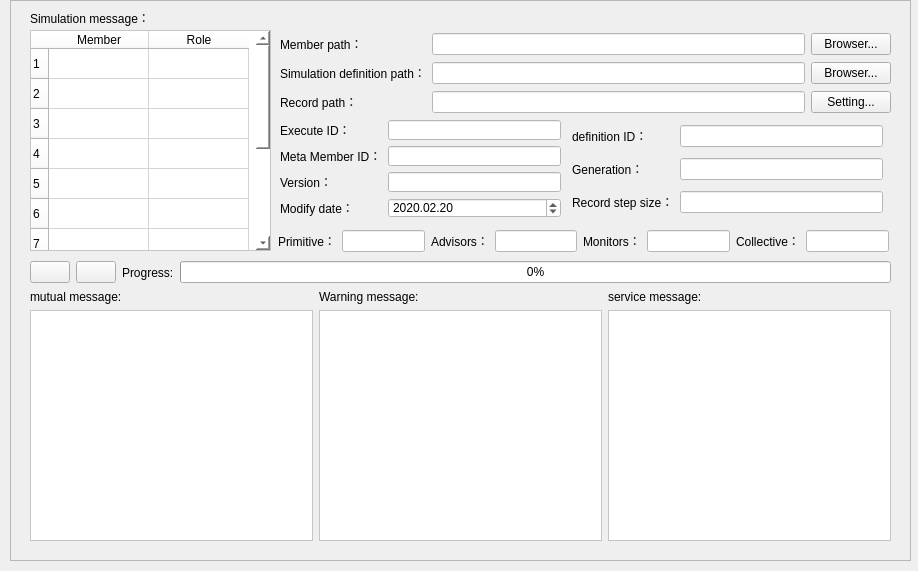
<?xml version="1.0" encoding="UTF-8"?>
<ui version="4.0">
 <class>Form</class>
 <widget class="QWidget" name="Form">
  <property name="geometry">
   <rect>
    <x>0</x>
    <y>0</y>
    <width>918</width>
    <height>571</height>
   </rect>
  </property>
  <property name="windowTitle">
   <string>Form</string>
  </property>
  <widget class="QFrame" name="setting_frame">
   <property name="enabled">
    <bool>true</bool>
   </property>
   <property name="geometry">
    <rect>
     <x>10</x>
     <y>0</y>
     <width>901</width>
     <height>561</height>
    </rect>
   </property>
   <property name="toolTipDuration">
    <number>2</number>
   </property>
   <property name="styleSheet">
    <string notr="true"/>
   </property>
   <property name="frameShape">
    <enum>QFrame::StyledPanel</enum>
   </property>
   <property name="frameShadow">
    <enum>QFrame::Raised</enum>
   </property>
   <widget class="QLabel" name="simulation_message_label">
    <property name="geometry">
     <rect>
      <x>20</x>
      <y>10</y>
      <width>121</width>
      <height>16</height>
     </rect>
    </property>
    <property name="text">
     <string>Simulation message：</string>
    </property>
   </widget>
   <widget class="QWidget" name="layoutWidget_2">
    <property name="geometry">
     <rect>
      <x>20</x>
      <y>260</y>
      <width>861</width>
      <height>25</height>
     </rect>
    </property>
    <layout class="QHBoxLayout" name="horizontalLayout_4">
     <item>
      <widget class="QPushButton" name="start_or_pause_btn">
       <property name="toolTip">
        <string>&lt;html&gt;&lt;head/&gt;&lt;body&gt;&lt;p&gt;开始&lt;/p&gt;&lt;/body&gt;&lt;/html&gt;</string>
       </property>
       <property name="whatsThis">
        <string>&lt;html&gt;&lt;head/&gt;&lt;body&gt;&lt;p&gt;继续&lt;/p&gt;&lt;/body&gt;&lt;/html&gt;</string>
       </property>
       <property name="styleSheet">
        <string notr="true">image: url(:/icon/播放按钮.ico);</string>
       </property>
       <property name="text">
        <string/>
       </property>
      </widget>
     </item>
     <item>
      <widget class="QPushButton" name="stop_btn">
       <property name="toolTip">
        <string>&lt;html&gt;&lt;head/&gt;&lt;body&gt;&lt;p&gt;终止&lt;/p&gt;&lt;/body&gt;&lt;/html&gt;</string>
       </property>
       <property name="whatsThis">
        <string>&lt;html&gt;&lt;head/&gt;&lt;body&gt;&lt;p&gt;终止&lt;/p&gt;&lt;/body&gt;&lt;/html&gt;</string>
       </property>
       <property name="styleSheet">
        <string notr="true">image: url(:/icon/停止.ico);</string>
       </property>
       <property name="text">
        <string/>
       </property>
      </widget>
     </item>
     <item>
      <widget class="QLabel" name="progress_label">
       <property name="text">
        <string>Progress:</string>
       </property>
      </widget>
     </item>
     <item>
      <widget class="QProgressBar" name="exe_progress_bar">
       <property name="value">
        <number>0</number>
       </property>
      </widget>
     </item>
    </layout>
   </widget>
   <widget class="QTableWidget" name="tableWidget_3">
    <property name="geometry">
     <rect>
      <x>20</x>
      <y>30</y>
      <width>241</width>
      <height>221</height>
     </rect>
    </property>
    <property name="styleSheet">
     <string notr="true">background-color: rgb(255, 255, 255);</string>
    </property>
    <row>
     <property name="text">
      <string>1</string>
     </property>
    </row>
    <row>
     <property name="text">
      <string>2</string>
     </property>
    </row>
    <row>
     <property name="text">
      <string>3</string>
     </property>
    </row>
    <row>
     <property name="text">
      <string>4</string>
     </property>
    </row>
    <row>
     <property name="text">
      <string>5</string>
     </property>
    </row>
    <row>
     <property name="text">
      <string>6</string>
     </property>
    </row>
    <row>
     <property name="text">
      <string>7</string>
     </property>
    </row>
    <row>
     <property name="text">
      <string>8</string>
     </property>
    </row>
    <row>
     <property name="text">
      <string>9</string>
     </property>
    </row>
    <row>
     <property name="text">
      <string>10</string>
     </property>
    </row>
    <row>
     <property name="text">
      <string>11</string>
     </property>
    </row>
    <column>
     <property name="text">
      <string>Member</string>
     </property>
    </column>
    <column>
     <property name="text">
      <string>Role</string>
     </property>
    </column>
    <item row="0" column="0">
     <property name="text">
      <string/>
     </property>
    </item>
    <item row="0" column="1">
     <property name="text">
      <string/>
     </property>
    </item>
    <item row="1" column="0">
     <property name="text">
      <string/>
     </property>
    </item>
    <item row="1" column="1">
     <property name="text">
      <string/>
     </property>
    </item>
    <item row="2" column="0">
     <property name="text">
      <string/>
     </property>
    </item>
    <item row="2" column="1">
     <property name="text">
      <string/>
     </property>
    </item>
    <item row="3" column="0">
     <property name="text">
      <string/>
     </property>
    </item>
    <item row="3" column="1">
     <property name="text">
      <string/>
     </property>
    </item>
    <item row="4" column="0">
     <property name="text">
      <string/>
     </property>
    </item>
    <item row="4" column="1">
     <property name="text">
      <string/>
     </property>
    </item>
    <item row="5" column="0">
     <property name="text">
      <string/>
     </property>
    </item>
    <item row="5" column="1">
     <property name="text">
      <string/>
     </property>
    </item>
    <item row="6" column="0">
     <property name="text">
      <string/>
     </property>
    </item>
    <item row="6" column="1">
     <property name="text">
      <string/>
     </property>
    </item>
    <item row="7" column="0">
     <property name="text">
      <string/>
     </property>
    </item>
    <item row="7" column="1">
     <property name="text">
      <string/>
     </property>
    </item>
    <item row="8" column="0">
     <property name="text">
      <string/>
     </property>
    </item>
    <item row="8" column="1">
     <property name="text">
      <string/>
     </property>
    </item>
    <item row="9" column="0">
     <property name="text">
      <string/>
     </property>
    </item>
    <item row="9" column="1">
     <property name="text">
      <string/>
     </property>
    </item>
    <item row="10" column="0">
     <property name="text">
      <string/>
     </property>
    </item>
    <item row="10" column="1">
     <property name="text">
      <string/>
     </property>
    </item>
   </widget>
   <widget class="QWidget" name="layoutWidget_3">
    <property name="geometry">
     <rect>
      <x>20</x>
      <y>290</y>
      <width>861</width>
      <height>251</height>
     </rect>
    </property>
    <layout class="QGridLayout" name="gridLayout_6">
     <item row="0" column="0">
      <widget class="QLabel" name="label_53">
       <property name="text">
        <string>mutual message:</string>
       </property>
      </widget>
     </item>
     <item row="0" column="1">
      <widget class="QLabel" name="label_54">
       <property name="text">
        <string>Warning message:</string>
       </property>
      </widget>
     </item>
     <item row="0" column="2">
      <widget class="QLabel" name="label_55">
       <property name="text">
        <string>service message:</string>
       </property>
      </widget>
     </item>
     <item row="1" column="0">
      <widget class="QTextEdit" name="log_text">
       <property name="styleSheet">
        <string notr="true">background-color: rgb(255, 255, 255);</string>
       </property>
       <property name="html">
        <string>&lt;!DOCTYPE HTML PUBLIC &quot;-//W3C//DTD HTML 4.0//EN&quot; &quot;http://www.w3.org/TR/REC-html40/strict.dtd&quot;&gt;
&lt;html&gt;&lt;head&gt;&lt;meta name=&quot;qrichtext&quot; content=&quot;1&quot; /&gt;&lt;style type=&quot;text/css&quot;&gt;
p, li { white-space: pre-wrap; }
&lt;/style&gt;&lt;/head&gt;&lt;body style=&quot; font-family:'SimSun'; font-size:9pt; font-weight:400; font-style:normal;&quot;&gt;
&lt;p style=&quot;-qt-paragraph-type:empty; margin-top:0px; margin-bottom:0px; margin-left:0px; margin-right:0px; -qt-block-indent:0; text-indent:0px;&quot;&gt;&lt;br /&gt;&lt;/p&gt;&lt;/body&gt;&lt;/html&gt;</string>
       </property>
      </widget>
     </item>
     <item row="1" column="1">
      <widget class="QTextEdit" name="log_text_2">
       <property name="styleSheet">
        <string notr="true">background-color: rgb(255, 255, 255);</string>
       </property>
       <property name="html">
        <string>&lt;!DOCTYPE HTML PUBLIC &quot;-//W3C//DTD HTML 4.0//EN&quot; &quot;http://www.w3.org/TR/REC-html40/strict.dtd&quot;&gt;
&lt;html&gt;&lt;head&gt;&lt;meta name=&quot;qrichtext&quot; content=&quot;1&quot; /&gt;&lt;style type=&quot;text/css&quot;&gt;
p, li { white-space: pre-wrap; }
&lt;/style&gt;&lt;/head&gt;&lt;body style=&quot; font-family:'SimSun'; font-size:9pt; font-weight:400; font-style:normal;&quot;&gt;
&lt;p style=&quot;-qt-paragraph-type:empty; margin-top:0px; margin-bottom:0px; margin-left:0px; margin-right:0px; -qt-block-indent:0; text-indent:0px;&quot;&gt;&lt;br /&gt;&lt;/p&gt;&lt;/body&gt;&lt;/html&gt;</string>
       </property>
      </widget>
     </item>
     <item row="1" column="2">
      <widget class="QTextEdit" name="log_text_3">
       <property name="styleSheet">
        <string notr="true">background-color: rgb(255, 255, 255);</string>
       </property>
       <property name="html">
        <string>&lt;!DOCTYPE HTML PUBLIC &quot;-//W3C//DTD HTML 4.0//EN&quot; &quot;http://www.w3.org/TR/REC-html40/strict.dtd&quot;&gt;
&lt;html&gt;&lt;head&gt;&lt;meta name=&quot;qrichtext&quot; content=&quot;1&quot; /&gt;&lt;style type=&quot;text/css&quot;&gt;
p, li { white-space: pre-wrap; }
&lt;/style&gt;&lt;/head&gt;&lt;body style=&quot; font-family:'SimSun'; font-size:9pt; font-weight:400; font-style:normal;&quot;&gt;
&lt;p style=&quot;-qt-paragraph-type:empty; margin-top:0px; margin-bottom:0px; margin-left:0px; margin-right:0px; -qt-block-indent:0; text-indent:0px;&quot;&gt;&lt;br /&gt;&lt;/p&gt;&lt;/body&gt;&lt;/html&gt;</string>
       </property>
      </widget>
     </item>
    </layout>
   </widget>
   <widget class="QWidget" name="layoutWidget_6">
    <property name="geometry">
     <rect>
      <x>270</x>
      <y>32</y>
      <width>611</width>
      <height>83</height>
     </rect>
    </property>
    <layout class="QGridLayout" name="gridLayout">
     <item row="0" column="0">
      <widget class="QLabel" name="units_dir_label">
       <property name="text">
        <string>Member path：</string>
       </property>
      </widget>
     </item>
     <item row="0" column="1">
      <widget class="QLineEdit" name="units_dir_path">
       <property name="styleSheet">
        <string notr="true">background-color: rgb(255, 255, 255);
</string>
       </property>
       <property name="text">
        <string/>
       </property>
      </widget>
     </item>
     <item row="0" column="2">
      <widget class="QPushButton" name="units_filedialog_btn">
       <property name="text">
        <string>Browser...</string>
       </property>
      </widget>
     </item>
     <item row="1" column="0">
      <widget class="QLabel" name="simu_meta_dir_label">
       <property name="text">
        <string>Simulation definition path：</string>
       </property>
      </widget>
     </item>
     <item row="1" column="1">
      <widget class="QLineEdit" name="simu_meta_dir_path">
       <property name="styleSheet">
        <string notr="true">background-color: rgb(255, 255, 255);
</string>
       </property>
       <property name="text">
        <string/>
       </property>
      </widget>
     </item>
     <item row="1" column="2">
      <widget class="QPushButton" name="simu_meta_filedialog_btn">
       <property name="text">
        <string>Browser...</string>
       </property>
      </widget>
     </item>
     <item row="2" column="0">
      <widget class="QLabel" name="record_dir_label">
       <property name="text">
        <string>Record path：</string>
       </property>
      </widget>
     </item>
     <item row="2" column="1">
      <widget class="QLineEdit" name="record_dir_path">
       <property name="styleSheet">
        <string notr="true">background-color: rgb(255, 255, 255);
</string>
       </property>
       <property name="text">
        <string/>
       </property>
      </widget>
     </item>
     <item row="2" column="2">
      <widget class="QPushButton" name="record_filedialog_btn">
       <property name="text">
        <string>Setting...</string>
       </property>
      </widget>
     </item>
    </layout>
   </widget>
   <widget class="QWidget" name="layoutWidget">
    <property name="geometry">
     <rect>
      <x>268</x>
      <y>230</y>
      <width>611</width>
      <height>22</height>
     </rect>
    </property>
    <layout class="QHBoxLayout" name="horizontalLayout">
     <item>
      <widget class="QLabel" name="label_4">
       <property name="text">
        <string>Primitive：</string>
       </property>
      </widget>
     </item>
     <item>
      <widget class="QLineEdit" name="se_ID_edit_2">
       <property name="styleSheet">
        <string notr="true">background-color: rgb(255, 255, 255);
</string>
       </property>
       <property name="text">
        <string/>
       </property>
      </widget>
     </item>
     <item>
      <widget class="QLabel" name="label_5">
       <property name="text">
        <string>Advisors：</string>
       </property>
      </widget>
     </item>
     <item>
      <widget class="QLineEdit" name="se_ID_edit_3">
       <property name="styleSheet">
        <string notr="true">background-color: rgb(255, 255, 255);
</string>
       </property>
       <property name="text">
        <string/>
       </property>
      </widget>
     </item>
     <item>
      <widget class="QLabel" name="label_6">
       <property name="text">
        <string>Monitors：</string>
       </property>
      </widget>
     </item>
     <item>
      <widget class="QLineEdit" name="se_ID_edit_4">
       <property name="styleSheet">
        <string notr="true">background-color: rgb(255, 255, 255);
</string>
       </property>
       <property name="text">
        <string/>
       </property>
      </widget>
     </item>
     <item>
      <widget class="QLabel" name="label_7">
       <property name="text">
        <string>Collective：</string>
       </property>
      </widget>
     </item>
     <item>
      <widget class="QLineEdit" name="se_ID_edit_7">
       <property name="styleSheet">
        <string notr="true">background-color: rgb(255, 255, 255);
</string>
       </property>
       <property name="text">
        <string/>
       </property>
      </widget>
     </item>
    </layout>
   </widget>
   <widget class="QWidget" name="">
    <property name="geometry">
     <rect>
      <x>270</x>
      <y>120</y>
      <width>281</width>
      <height>98</height>
     </rect>
    </property>
    <layout class="QGridLayout" name="gridLayout_2">
     <item row="0" column="0">
      <widget class="QLabel" name="se_ID_label">
       <property name="text">
        <string>Execute ID：</string>
       </property>
      </widget>
     </item>
     <item row="0" column="1">
      <widget class="QLineEdit" name="se_ID_edit">
       <property name="styleSheet">
        <string notr="true">background-color: rgb(255, 255, 255);
</string>
       </property>
       <property name="text">
        <string/>
       </property>
      </widget>
     </item>
     <item row="1" column="0">
      <widget class="QLabel" name="se_ID_label_2">
       <property name="text">
        <string>Meta Member ID：</string>
       </property>
      </widget>
     </item>
     <item row="1" column="1">
      <widget class="QLineEdit" name="se_ID_edit_5">
       <property name="styleSheet">
        <string notr="true">background-color: rgb(255, 255, 255);
</string>
       </property>
       <property name="text">
        <string/>
       </property>
      </widget>
     </item>
     <item row="2" column="0">
      <widget class="QLabel" name="version_label">
       <property name="text">
        <string>Version：</string>
       </property>
      </widget>
     </item>
     <item row="2" column="1">
      <widget class="QLineEdit" name="version_edit">
       <property name="styleSheet">
        <string notr="true">background-color: rgb(255, 255, 255);
</string>
       </property>
       <property name="text">
        <string/>
       </property>
      </widget>
     </item>
     <item row="3" column="0">
      <widget class="QLabel" name="modify_date_label">
       <property name="text">
        <string>Modify date：</string>
       </property>
      </widget>
     </item>
     <item row="3" column="1">
      <widget class="QDateEdit" name="modify_dateEdit">
       <property name="enabled">
        <bool>true</bool>
       </property>
       <property name="styleSheet">
        <string notr="true">background-color: rgb(255, 255, 255);
</string>
       </property>
       <property name="dateTime">
        <datetime>
         <hour>0</hour>
         <minute>0</minute>
         <second>0</second>
         <year>2020</year>
         <month>2</month>
         <day>20</day>
        </datetime>
       </property>
       <property name="displayFormat">
        <string>yyyy.MM.dd</string>
       </property>
      </widget>
     </item>
    </layout>
   </widget>
   <widget class="QWidget" name="">
    <property name="geometry">
     <rect>
      <x>562</x>
      <y>120</y>
      <width>311</width>
      <height>101</height>
     </rect>
    </property>
    <layout class="QGridLayout" name="gridLayout_3">
     <item row="0" column="0">
      <widget class="QLabel" name="se_ID_label_3">
       <property name="text">
        <string>definition ID：</string>
       </property>
      </widget>
     </item>
     <item row="0" column="1">
      <widget class="QLineEdit" name="se_ID_edit_6">
       <property name="styleSheet">
        <string notr="true">background-color: rgb(255, 255, 255);
</string>
       </property>
       <property name="text">
        <string/>
       </property>
      </widget>
     </item>
     <item row="1" column="0">
      <widget class="QLabel" name="generation_label">
       <property name="text">
        <string>Generation：</string>
       </property>
      </widget>
     </item>
     <item row="1" column="1">
      <widget class="QLineEdit" name="generation_lineEdit">
       <property name="styleSheet">
        <string notr="true">background-color: rgb(255, 255, 255);</string>
       </property>
       <property name="text">
        <string/>
       </property>
      </widget>
     </item>
     <item row="2" column="0">
      <widget class="QLabel" name="step_size_label">
       <property name="text">
        <string>Record step size：</string>
       </property>
      </widget>
     </item>
     <item row="2" column="1">
      <widget class="QLineEdit" name="step_size_lineEdit">
       <property name="styleSheet">
        <string notr="true">background-color: rgb(255, 255, 255);
</string>
       </property>
       <property name="text">
        <string/>
       </property>
      </widget>
     </item>
    </layout>
   </widget>
  </widget>
 </widget>
 <resources>
  <include location="GraphRes.qrc"/>
 </resources>
 <connections/>
</ui>
